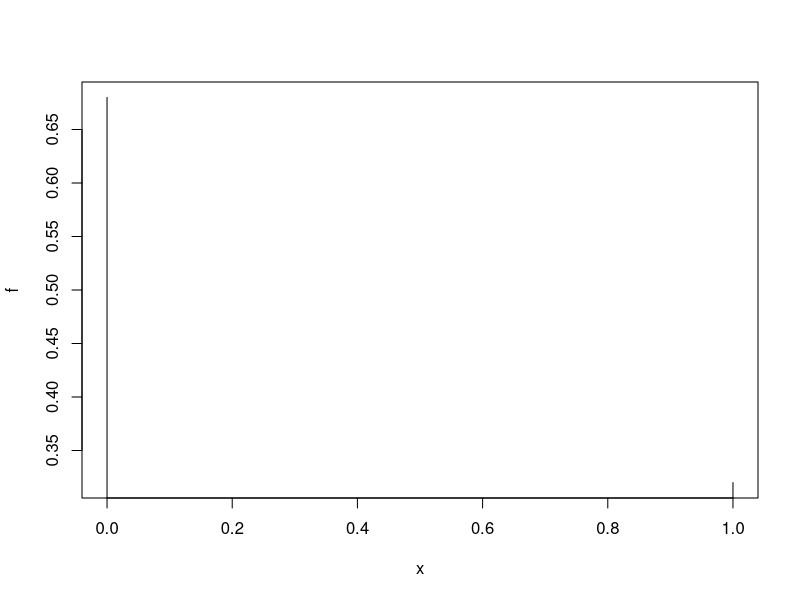
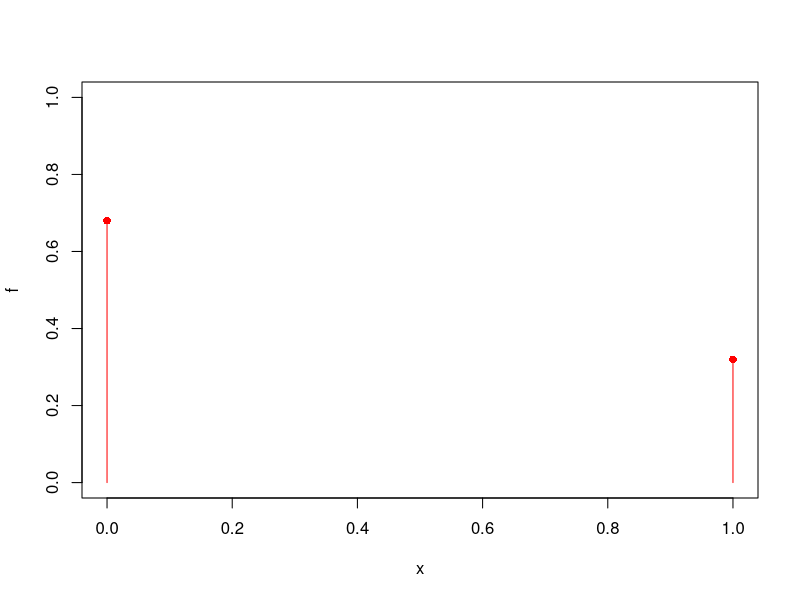
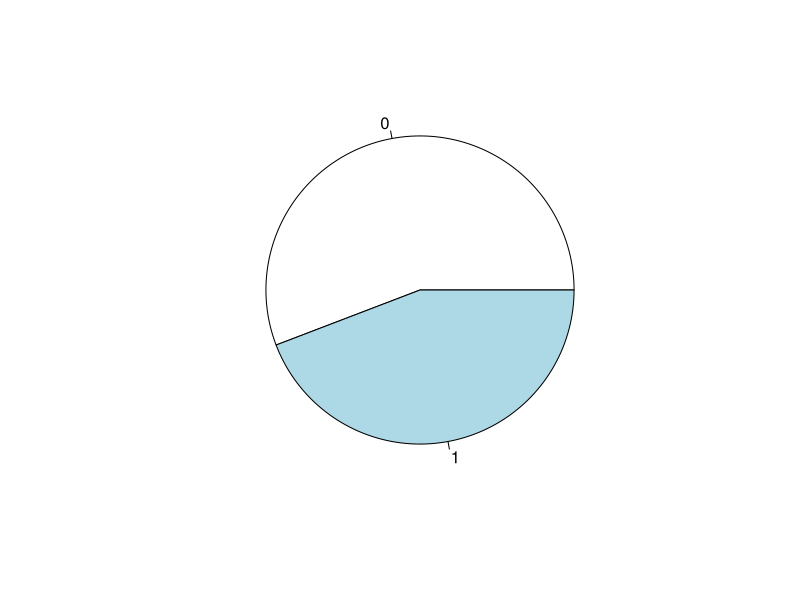
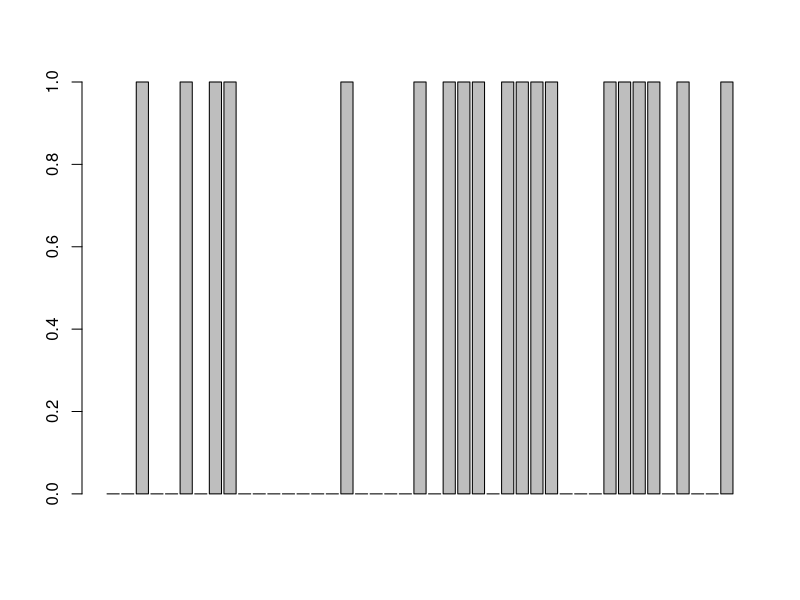
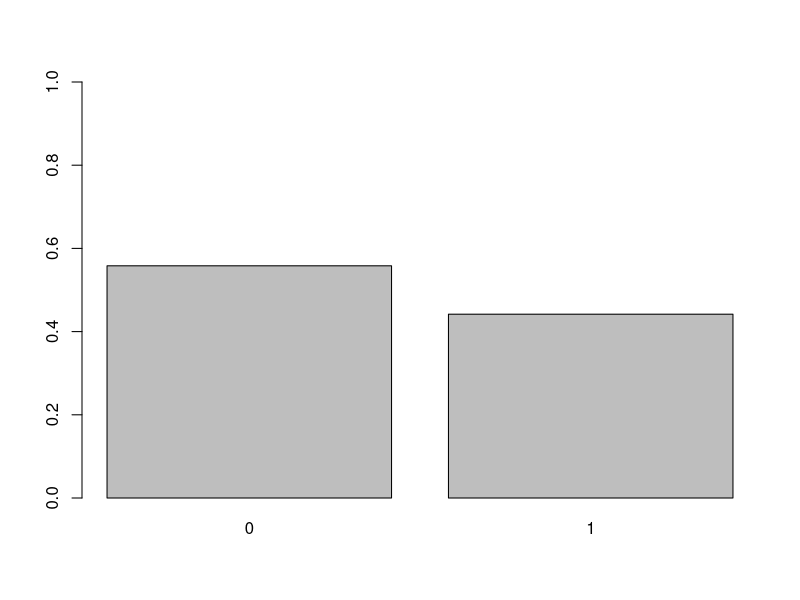
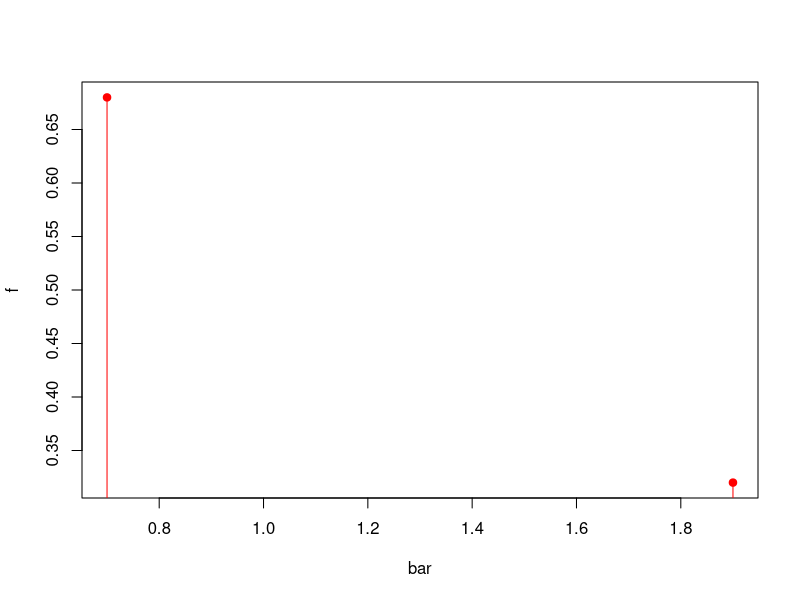
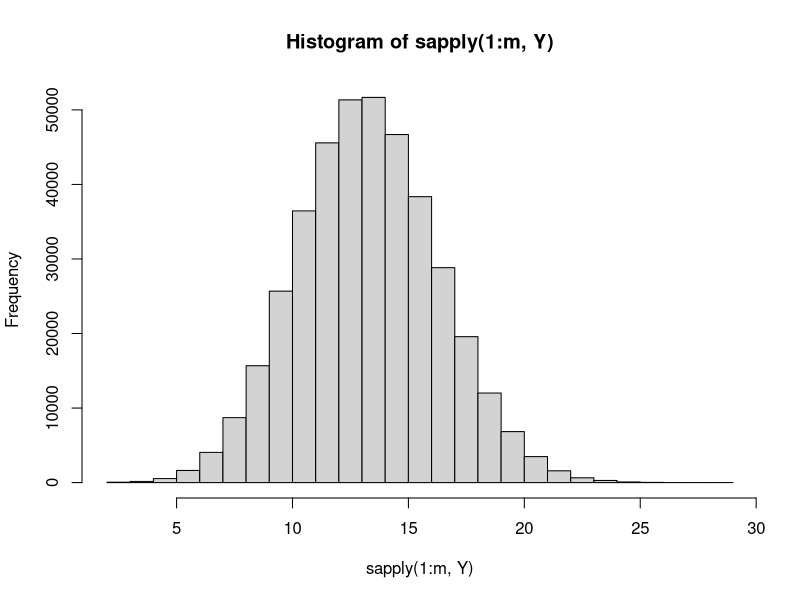
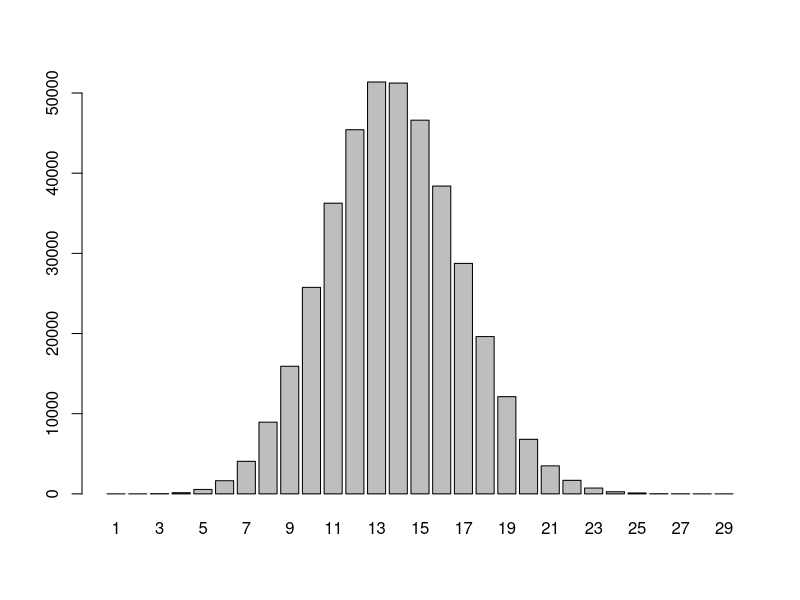

Generate these figures, in order, with R:
#Bernoulli dependen de p
  #tienen dos sucesos, uno con probabilidad p y otro con 1-p
#Ej 1
  #para graficar un ensayo bernoulli

  #sabemos que el 0.65 tienen menos de dos televisores en casa y 0.35 al menos dos
x<-c(0,1)
f<-c(0.68,0.32)

plot(x,f, type="h")# si le ponemos p la hara por puntos
plot(x,f, type="h", ylim=c(0,1), col='red')
points(x,f, pch=16, col='red') #hace los puntos--> imagen de chincheta

#hacemos una simulacion
n<-43 #tamaño de la encuesta
muestra <- sample(x, n, f, replace=TRUE)#es como hacer la encuesta, el replace es la reposicion
pie(table(muestra))
mean(muestra)
table(muestra)/n #frecuencia relativa
barplot(muestra)
bar<-barplot(table(muestra)/n, ylim=c(0,1))
bar
plot(bar, f, typer='h',col='red')
lines(bar, f, type='h', col='red')
points(bar, f, pch=16, col='red') #si ejecutamos varias veces, cambia. uno es la f de prob, otro el experimento

#probabilidad 13 personas que digan si
sum(muestra) #numero de personas que nos dicen si, es un experimento, cada vez cambia
Y<-function(i){sum(sample(x, n, f, replace=TRUE))}
Y(1) #cada vez que llamo a Y nos hace el experimento

set.seed(123)
m <-400000
#sapply(1:m, Y) #repetir la encuesta m veces
hist(sapply(1:m, Y) )
barplot(table(sapply(1:m, Y))) #miramos la grafica por frecuencias
#cuando m tiende a infinito, la frecuencia tiende a la probabilidad
encuestas<-sapply(1:m, Y)
frecrel<-table(encuestas)/m
frecrel["13"] #no siempre es exacto, para que siempre de lo mismo ponemos set.seed(123) reproduce siempre el mismo
#la solucion exacta es si tiende a infinito

#en r podemos hacer y->Binom(n,p) donde 
dbinom(13, 43, 0.32) #personas que dicen que si, en un experimento de tantas personas, con probabilidad p de que digan si
br <- barplot(table(encuestas)/m)
br
lines(br, dbinom(2:29,43,0.32), type='h', col='red') #del 2-29 porque solo tenemos resultados ahi, si ponemos 0-43, no se puede superponer pq no son igual de largos que antes 

#apartado b
dbinom(17,44,0.32)
  #queremos la frecuencia acumulada=funcion de distribucion
#pbinom(y,n,p)
pbinom(16,44,0.32) #16 ya que queremos menor a 17, no menor o igual
  


#si tenim ara 24 mostres, X es la p 17 mostres tenguin com a maxim un televisor
#valor esperat de X
n<-23
x<-c(0,1)
f<-c(0.32,0.68)

xbar <- mean(encuestas) #centros de gravedad de "chinchetas y despues edificios"
n*0.68  #chincheta
#Variànica de X
var(encuestas)
n*0.68*0.32 #chinchetas
#El quantil quart de X
qbinom(0.25,24,0.68)



